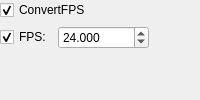
               <widget class="QWidget" name="page_dss">
                <layout class="QVBoxLayout" name="verticalLayout_10">
                 <property name="leftMargin">
                  <number>0</number>
                 </property>
                 <property name="topMargin">
                  <number>0</number>
                 </property>
                 <property name="rightMargin">
                  <number>0</number>
                 </property>
                 <property name="bottomMargin">
                  <number>0</number>
                 </property>
                 <item>
                  <widget class="QWidget" name="widgetFilterDSSConvertFPS" native="true">
                   <layout class="QHBoxLayout" name="horizontalLayout_22">
                    <property name="leftMargin">
                     <number>0</number>
                    </property>
                    <property name="topMargin">
                     <number>0</number>
                    </property>
                    <property name="rightMargin">
                     <number>0</number>
                    </property>
                    <property name="bottomMargin">
                     <number>0</number>
                    </property>
                    <item>
                     <widget class="QCheckBox" name="checkBoxSourceFilterDSSConvertFPS">
                      <property name="text">
                       <string>ConvertFPS</string>
                      </property>
                      <property name="checked">
                       <bool>true</bool>
                      </property>
                     </widget>
                    </item>
                    <item>
                     <spacer name="horizontalSpacer_11">
                      <property name="orientation">
                       <enum>Qt::Horizontal</enum>
                      </property>
                      <property name="sizeHint" stdset="0">
                       <size>
                        <width>40</width>
                        <height>20</height>
                       </size>
                      </property>
                     </spacer>
                    </item>
                   </layout>
                  </widget>
                 </item>
                 <item>
                  <widget class="QWidget" name="widgetFilterDSSFPS" native="true">
                   <layout class="QHBoxLayout" name="horizontalLayout_23">
                    <property name="leftMargin">
                     <number>0</number>
                    </property>
                    <property name="topMargin">
                     <number>0</number>
                    </property>
                    <property name="rightMargin">
                     <number>0</number>
                    </property>
                    <property name="bottomMargin">
                     <number>0</number>
                    </property>
                    <item>
                     <widget class="QCheckBox" name="checkBoxSourceFilterDSSFPS">
                      <property name="text">
                       <string>FPS:</string>
                      </property>
                      <property name="checked">
                       <bool>true</bool>
                      </property>
                     </widget>
                    </item>
                    <item>
                     <widget class="QDoubleSpinBox" name="doubleSpinBoxSourceFilterDSSFPS">
                      <property name="sizePolicy">
                       <sizepolicy hsizetype="Maximum" vsizetype="Fixed">
                        <horstretch>0</horstretch>
                        <verstretch>0</verstretch>
                       </sizepolicy>
                      </property>
                      <property name="decimals">
                       <number>3</number>
                      </property>
                      <property name="maximum">
                       <double>999999999999999929757289024535551219930759168.000000000000000</double>
                      </property>
                      <property name="singleStep">
                       <double>1.000000000000000</double>
                      </property>
                      <property name="value">
                       <double>24.000000000000000</double>
                      </property>
                     </widget>
                    </item>
                    <item>
                     <spacer name="horizontalSpacer_12">
                      <property name="orientation">
                       <enum>Qt::Horizontal</enum>
                      </property>
                      <property name="sizeType">
                       <enum>QSizePolicy::Expanding</enum>
                      </property>
                      <property name="sizeHint" stdset="0">
                       <size>
                        <width>40</width>
                        <height>20</height>
                       </size>
                      </property>
                     </spacer>
                    </item>
                   </layout>
                  </widget>
                 </item>
                 <item>
                  <widget class="QLabel" name="dotGridDSS">
                   <property name="sizePolicy">
                    <sizepolicy hsizetype="Expanding" vsizetype="Expanding">
                     <horstretch>0</horstretch>
                     <verstretch>0</verstretch>
                    </sizepolicy>
                   </property>
                   <property name="text">
                    <string/>
                   </property>
                  </widget>
                 </item>
                </layout>
               </widget>
